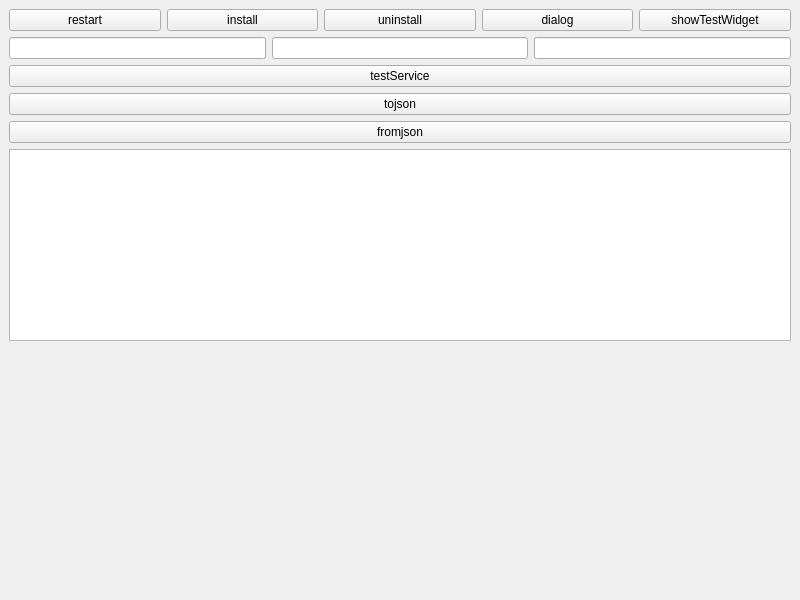
<?xml version="1.0" encoding="UTF-8"?>
<ui version="4.0">
 <class>MainWindow</class>
 <widget class="QMainWindow" name="MainWindow">
  <property name="geometry">
   <rect>
    <x>0</x>
    <y>0</y>
    <width>800</width>
    <height>600</height>
   </rect>
  </property>
  <property name="windowTitle">
   <string>MainWindow</string>
  </property>
  <widget class="QWidget" name="centralwidget">
   <layout class="QVBoxLayout" name="verticalLayout_2">
    <item>
     <layout class="QHBoxLayout" name="horizontalLayout_2">
      <item>
       <widget class="QPushButton" name="restart">
        <property name="text">
         <string>restart</string>
        </property>
       </widget>
      </item>
      <item>
       <widget class="QPushButton" name="install">
        <property name="text">
         <string>install</string>
        </property>
       </widget>
      </item>
      <item>
       <widget class="QPushButton" name="uninstall">
        <property name="text">
         <string>uninstall</string>
        </property>
       </widget>
      </item>
      <item>
       <widget class="QPushButton" name="dialog">
        <property name="text">
         <string>dialog</string>
        </property>
       </widget>
      </item>
      <item>
       <widget class="QPushButton" name="showTestWidget">
        <property name="text">
         <string>showTestWidget</string>
        </property>
       </widget>
      </item>
     </layout>
    </item>
    <item>
     <layout class="QVBoxLayout" name="verticalLayout">
      <item>
       <layout class="QHBoxLayout" name="horizontalLayout">
        <item>
         <widget class="QLineEdit" name="name"/>
        </item>
        <item>
         <widget class="QLineEdit" name="age"/>
        </item>
        <item>
         <widget class="QLineEdit" name="height"/>
        </item>
       </layout>
      </item>
      <item>
       <widget class="QPushButton" name="testService">
        <property name="text">
         <string>testService</string>
        </property>
       </widget>
      </item>
      <item>
       <widget class="QPushButton" name="pushButton">
        <property name="text">
         <string>tojson</string>
        </property>
       </widget>
      </item>
      <item>
       <widget class="QPushButton" name="pushButton_2">
        <property name="text">
         <string>fromjson</string>
        </property>
       </widget>
      </item>
      <item>
       <widget class="QPlainTextEdit" name="jsonbuff"/>
      </item>
     </layout>
    </item>
    <item>
     <spacer name="verticalSpacer">
      <property name="orientation">
       <enum>Qt::Vertical</enum>
      </property>
      <property name="sizeHint" stdset="0">
       <size>
        <width>20</width>
        <height>214</height>
       </size>
      </property>
     </spacer>
    </item>
   </layout>
  </widget>
  <widget class="QMenuBar" name="menubar">
   <property name="geometry">
    <rect>
     <x>0</x>
     <y>0</y>
     <width>800</width>
     <height>23</height>
    </rect>
   </property>
  </widget>
 </widget>
 <resources/>
 <connections/>
</ui>
